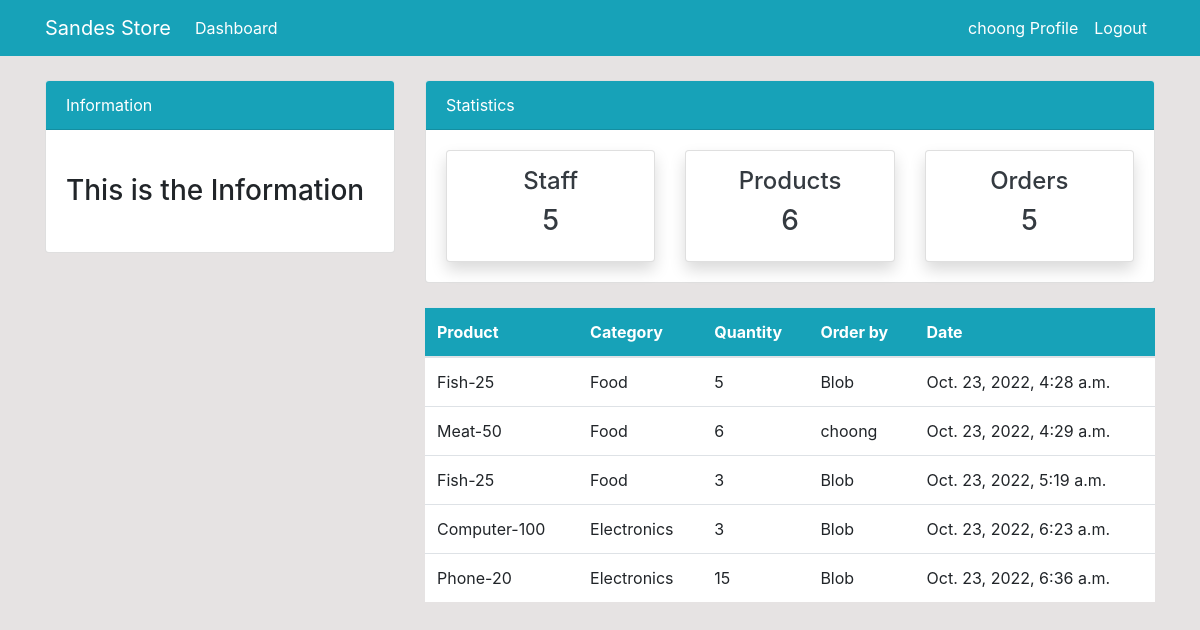
The page /order/ (signed in) on the database its author committed.
### dashboard/models.py (models this page shows, shortened)
class Order(models.Model):
    product = models.ForeignKey(Product, on_delete=models.CASCADE, null=True)
    staff = models.ForeignKey(User, models.CASCADE, null=True)
    order_quantity = models.PositiveIntegerField(null=True)
    date = models.DateTimeField(auto_now_add=True)
    class Meta:
        verbose_name_plural = 'Order'

class Product(models.Model):
    name = models.CharField(max_length=100, null=True)
    category = models.CharField(max_length=20, choices=CATEGORY, null=True)
    quantity = models.PositiveBigIntegerField(null=True)
    class Meta:
        verbose_name_plural = 'Product'
    def __str__(self):
        return f'{self.name}-{self.quantity}'

### dashboard/views.py (the view)
# urls.py: path('order/', views.order, name='dashboard-order'),
@login_required
def order(request):
    orders = Order.objects.all()
    orders_count = orders.count()
    workers_count = User.objects.all().count()
    product_count = Product.objects.all().count()
    context = {
        'orders': orders,
        'workers_count': workers_count,
        'orders_count': orders_count,
        'product_count': product_count,
    }
    return render(request, 'dashboard/order.html', context)

### templates/dashboard/order.html (shortened to what this page needs)
{% extends 'partials/base.html' %}
{% block content %}
{% include 'partials/topnav.html' %}
    <div class="container">
        <div class="row my-4">
            <div class="col-md-4">
            </div>
            <div class="col-md-8">
                <table class="table bg-white">
                    <thead class="bg-info">
                        <tr class="text-white">
                            <th scope="col">Product</th>
                            <th scope="col">Category</th>
                            <th scope="col">Quantity</th>
                            <th scope="col">Order by</th>
                            <th scope="col">Date</th>
                        </tr>
                    </thead>
                    <tbody>
                        {% for orders in orders%}
                        <tr>
                            <td>{{ orders.product }}</td>
                            <td>{{ orders.product.category }}</td>
                            <td>{{ orders.order_quantity }}</td>
                            <td>
                                {{ orders.staff.username }}
                            </td>
                            <td>
                                {{ orders.date }}
                            </td>
                        </tr>
                        {% endfor %}
                    </tbody>
                </table>
            </div>
        </div>
    </div>
{% endblock %}

### templates/partials/nav.html (shortened to what this page needs)
   <nav class="navbar navbar-expand-lg navbar-info bg-info">
    {% if user.is_authenticated %}
    <div class="container">
        <a class="navbar-brand text-white" href="{% url 'dashboard-index' %}">Sandes Store</a>
        <div class="collapse navbar-collapse" id="navbarSupportedContent">
            <ul class="navbar-nav mr-auto">
                <li class="nav-item active">
                    <a class="nav-link text-white" href="{% url 'dashboard-index' %}">Dashboard </a>
                </li>
            </ul>
            <ul class="navbar-nav ml-auto">
                <li class="nav-item active">
                    <a class="nav-link text-white" href="{% url 'user-profile' %}">{{ user.username }} Profile </a>
                </li>
                <li class="nav-item">
                    <a class="nav-link text-white" href="{% url 'user-logout' %}">Logout</a>
                </li>
            </ul>
            {% endif %}
        </div>
    </div>
</nav>

### static/styles.css (style rules this page uses)
body { background: rgb(230, 227, 227); }

### rows shown on the page
Order: product "Fish-25", product.category "Food", order_quantity "5", staff.username "Blob", date "Oct. 23, 2022, 4:28 a.m."
Order: product "Meat-50", product.category "Food", order_quantity "6", staff.username "choong", date "Oct. 23, 2022, 4:29 a.m."
Order: product "Fish-25", product.category "Food", order_quantity "3", staff.username "Blob", date "Oct. 23, 2022, 5:19 a.m."
Order: product "Computer-100", product.category "Electronics", order_quantity "3", staff.username "Blob", date "Oct. 23, 2022, 6:23 a.m."
Order: product "Phone-20", product.category "Electronics", order_quantity "15", staff.username "Blob", date "Oct. 23, 2022, 6:36 a.m."

### other values the page prints
{{ user.username }} "choong"
{{ workers_count }} "5"
{{ product_count }} "6"
{{ orders_count }} "5"
